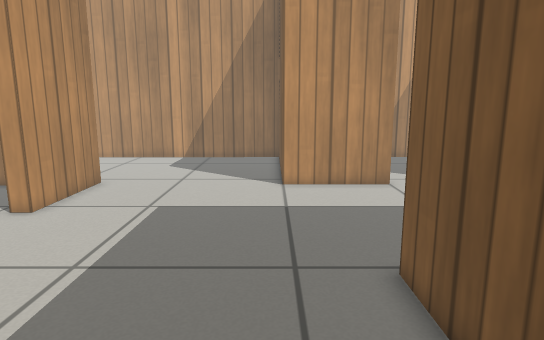
View 1 (above)

21 first-person views from a walk through a Gazebo world. The camera is 0.71 m above the floor, tilts 10° down and sees 75° across. The floor is counted in squares, 0.2 m on a side. Each view is taken from the middle of a square. On the plan, view 1 faces up. The plan holds only what a view shows up to about 20 squares ahead; the rest is blank. Simple patterns stand in for the simulator's built-in surfaces.

View 2
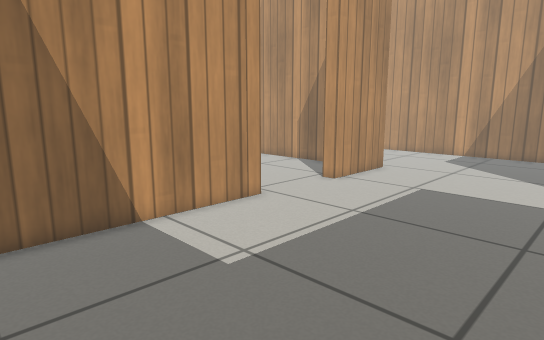

View 3
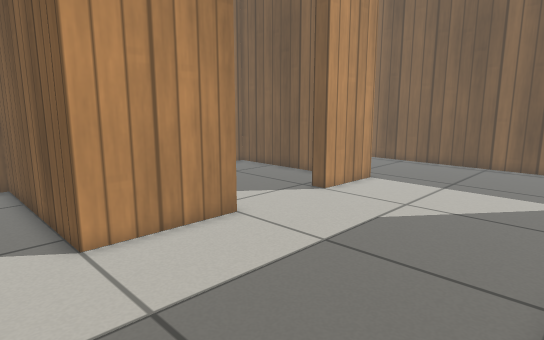

View 4
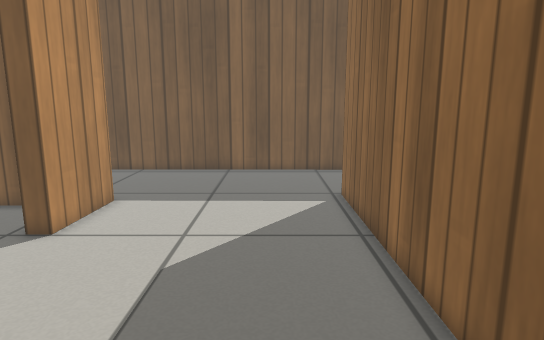

View 5
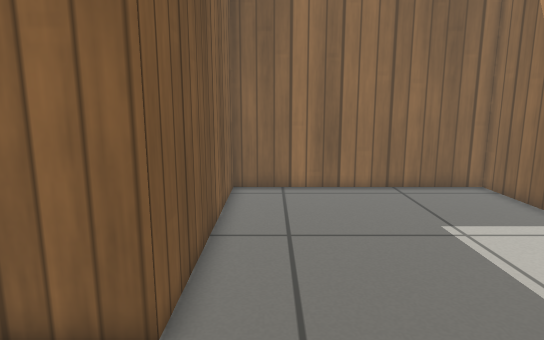

View 6
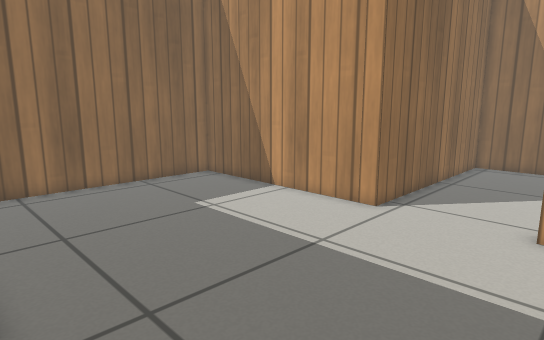

View 7
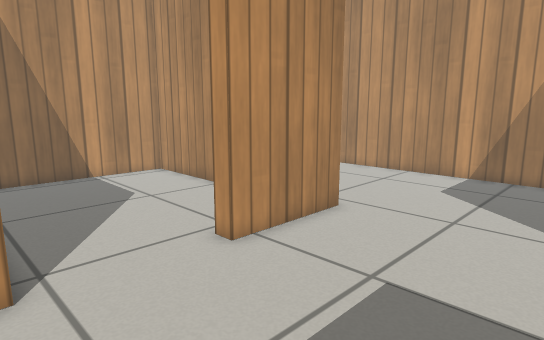

View 8
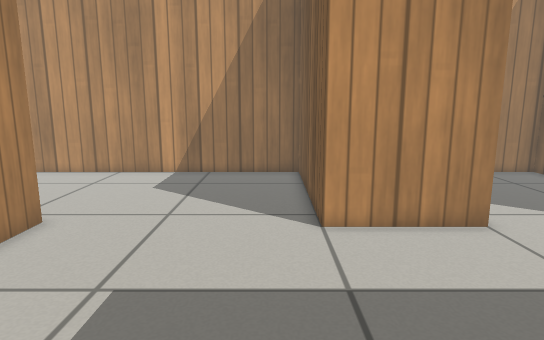

View 9
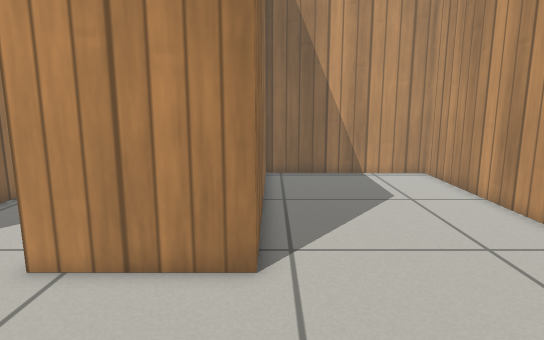

View 10
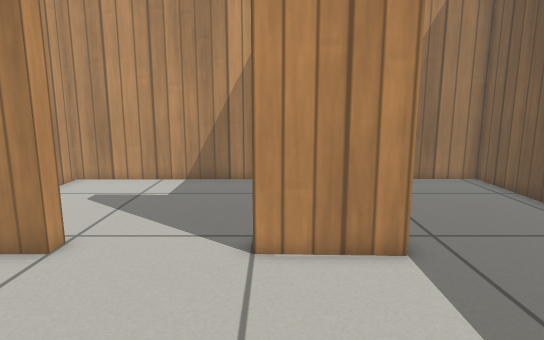

View 11
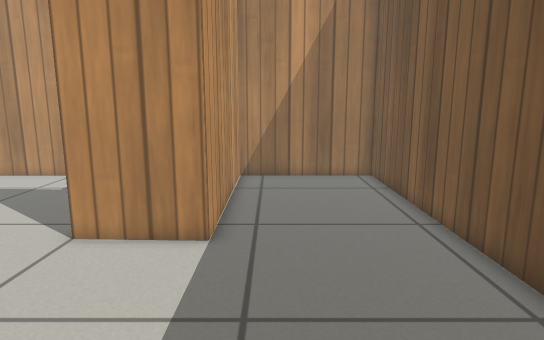

View 12
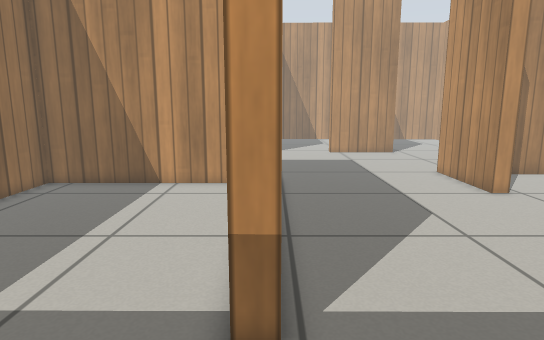

View 13
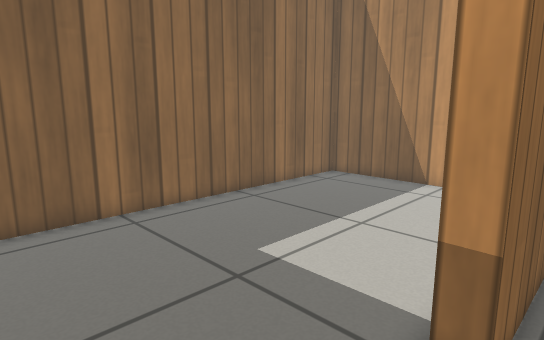

View 14
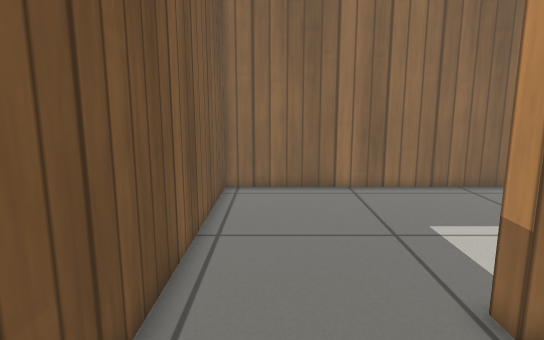

View 15
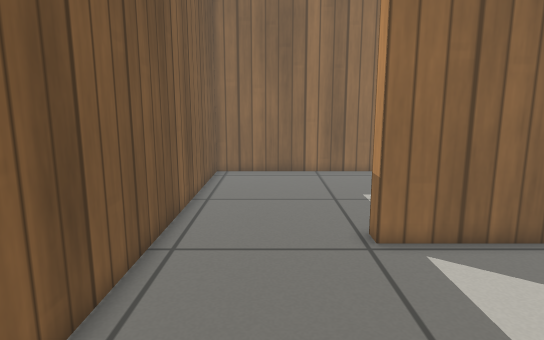

View 16
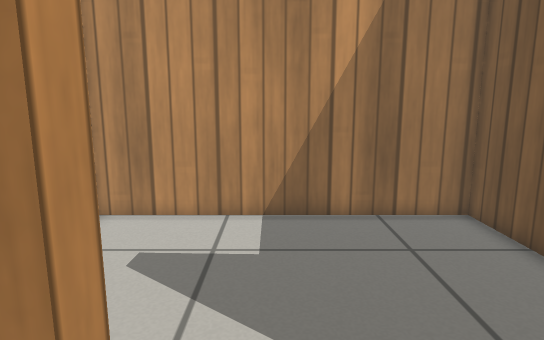

View 17
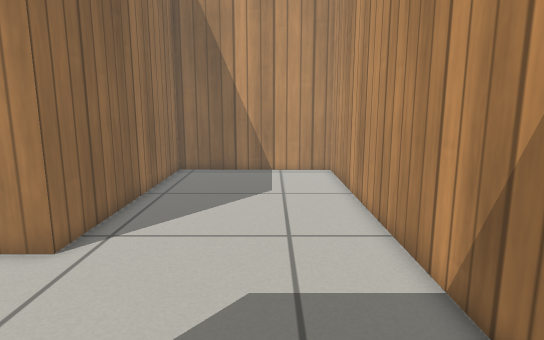

View 18
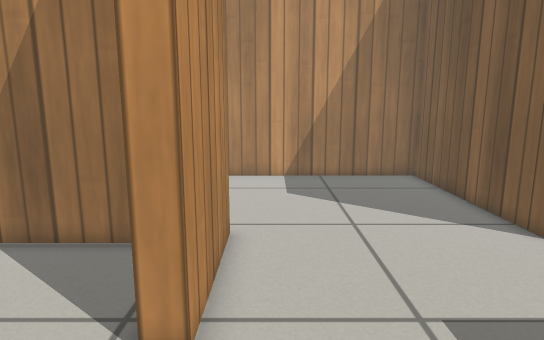

View 19
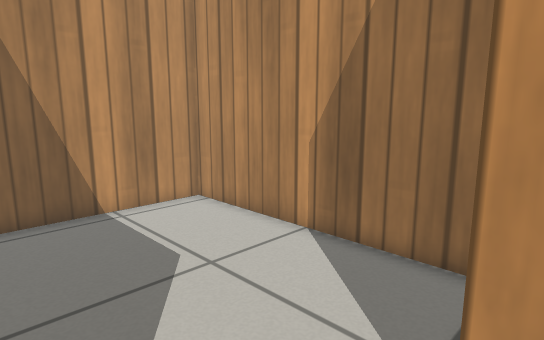

View 20
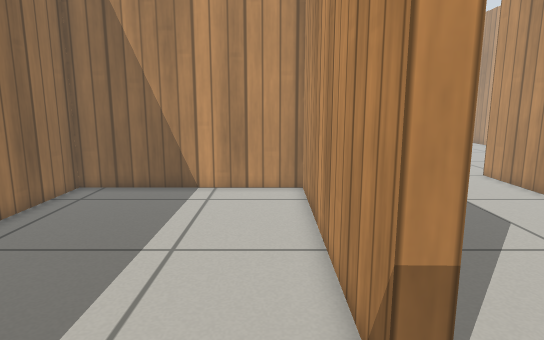

View 21
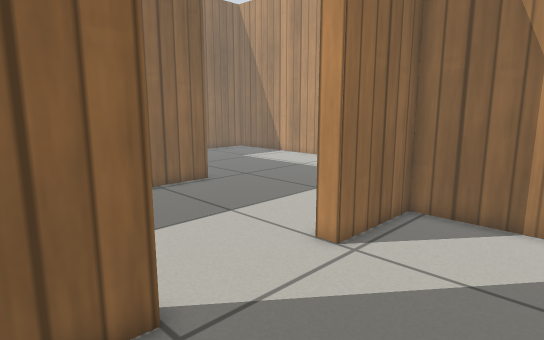

### Floor plan
Ten units are one square. View 1 is at (0, 0); x grows to the right and y downward. Boxes are objects, and circles mark ways between rooms. Rooms are numbered by the first view taken in them; rooms with no view inside come last. Other rooms are left out.
<svg viewBox="-207 -259 424 300">
<path fill="none" stroke="#000" d="M55 -162 5 -162M-85 -69 -85 36 27 36 27 -71 152 -71 152 -64M-82 -154 -82 -117M211 -66 212 -254 143 -254 143 -162 105 -162M5 -162 5 -254 -201 -254 -202 -167 -82 -167 -82 -154M152 -64 35 -64 35 36 211 36 211 -66M105 -162 106 -170 127 -169M136 -191 136 -254 12 -254 12 -239M12 -216 12 -170 55 -170 55 -162M-82 -117 -90 -117M-100 -159 -202 -159 -202 -69 -85 -69"/>
<circle cx="-35" cy="-160" r="3" fill="#2a7"/>
<circle cx="180" cy="-70" r="3" fill="#2a7"/>
<circle cx="80" cy="-165" r="3" fill="#2a7"/>
<circle cx="-90" cy="-95" r="3" fill="#2a7"/>
<text x="50" y="-100">1</text>
<text x="-90" y="-210">2</text>
<text x="120" y="-20">3</text>
<text x="80" y="-210">4</text>
<text x="-140" y="-110">5</text>
</svg>
Room 1 opens to room 2. Room 1 opens to room 3. Room 1 opens to room 4. Room 1 opens to room 5.

Where each view was taken, in squares from view 1:
view 1: 0 up, 0 right, facing up
view 2: 3 down, 2 right, facing up-left
view 3: 7 up, 2 left, facing up-right
view 4: 10 up, 1 right, facing right
view 5: 12 up, 1 right, facing down
view 6: 13 up, 3 right, facing down-left
view 7: 6 up, 1 left, facing up-left
view 8: 6 up, 1 left, facing up
view 9: 17 up, 1 left, facing left
view 10: 8 up, 11 right, facing up
view 11: 7 up, 16 right, facing up
view 12: 7 up, 20 right, facing left
view 13: 8 up, 20 right, facing down-left
view 14: 12 up, 19 right, facing down
view 15: 16 up, 18 right, facing down
view 16: 14 up, 7 right, facing up
view 17: 22 up, 0 right, facing left
view 18: 7 up, 7 left, facing up
view 19: 8 up, 8 left, facing up-left
view 20: 5 up, 19 right, facing left
view 21: 22 up, 13 right, facing down-left
